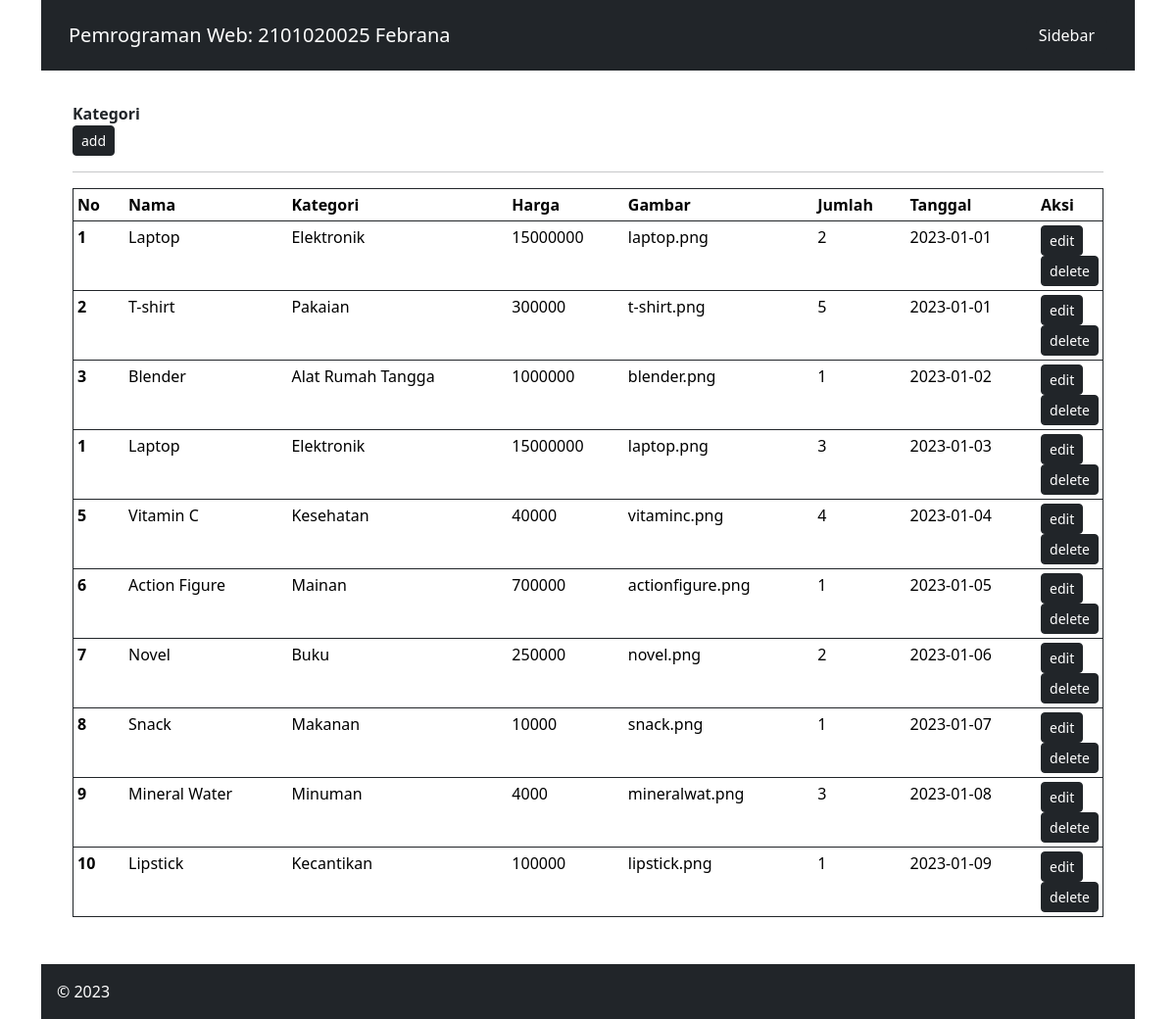
Page /index.php?page=pesanan on the committed database.
### tables this page shows
CREATE TABLE `detail_pesanan` (
  `id_detail_pesanan` int(11) NOT NULL,
  `jumlah` int(11) NOT NULL,
  `id_produk` int(11) NOT NULL,
  `id_pesanan` int(11) NOT NULL
);

CREATE TABLE `produk` (
  `id_produk` int(11) NOT NULL,
  `nama_produk` varchar(255) NOT NULL,
  `id_kategori` int(11) NOT NULL,
  `harga` int(11) DEFAULT NULL,
  `gambar` varchar(255) DEFAULT NULL
);

CREATE TABLE `kategori` (
  `id_kategori` int(11) NOT NULL,
  `nama_kategori` varchar(255) NOT NULL
);

CREATE TABLE `pesanan` (
  `id_pesanan` int(11) NOT NULL,
  `tanggal_pesanan` date NOT NULL
);

### pesanan.php (the view)
<div class="row-justify-content-between">
    <div class="col-10"><b>Kategori</b></div>
    <div class="col-2 d-flex justify-contend-end align-items-end">
        <button class="btn btn-dark btn-sm type="button">add</button>
    </div>
</div>
<hr>
<table class=" table table-sm border border-dark">
    <thead class="thead-dark">
        <tr>
            <th scope="col" width="5%">No</th>
            <th scope="col">Nama</th>
            <th scope="col">Kategori</th>
            <th scope="col">Harga</th>
            <th scope="col">Gambar</th>
            <th scope="col">Jumlah</th>
            <th scope="col">Tanggal</th>
            <th scope="col" width=5%>Aksi</th>
        </tr>
    </thead>
    <tbody>
        <?php
        $que = "SELECT * FROM detail_pesanan JOIN pesanan ON pesanan.id_pesanan = detail_pesanan.id_pesanan
        JOIN produk ON produk.id_produk = detail_pesanan.id_produk
        JOIN kategori ON kategori.id_kategori = produk.id_kategori";
        $select = mysqli_query($con,$que);
        while($data= mysqli_fetch_array($select)){
            ?>
            <tr>
                <th scope="row"><?php echo $data['id_produk']; ?></th>
                <td><?php echo $data['nama_produk']; ?></td>
                <td><?php echo $data['nama_kategori']; ?></td>
                <td><?php echo $data['harga']; ?></td>
                <td><?php echo $data['gambar']; ?></td>
                <td><?php echo $data['jumlah']; ?></td>
                <td><?php echo $data['tanggal_pesanan']; ?></td>
                <td>
                    <button class="btn btn-dark btn-sm">edit</button>
                    <button class="btn btn-dark btn-sm">delete</button>
                </td>
            </tr>
        <?php } ?>
    </tbody>
</table>

### index.php (style rules this page uses)
html, body { height: 100%; }

### rows in the picture
detail_pesanan: id_produk.id_produk "1", id_produk.nama_produk "Laptop", kategori.nama_kategori "Elektronik", id_produk.harga "15000000", id_produk.gambar "laptop.png", jumlah "2", id_pesanan.tanggal_pesanan "2023-01-01"
detail_pesanan: id_produk.id_produk "2", id_produk.nama_produk "T-shirt", kategori.nama_kategori "Pakaian", id_produk.harga "300000", id_produk.gambar "t-shirt.png", jumlah "5", id_pesanan.tanggal_pesanan "2023-01-01"
detail_pesanan: id_produk.id_produk "3", id_produk.nama_produk "Blender", kategori.nama_kategori "Alat Rumah Tangga", id_produk.harga "1000000", id_produk.gambar "blender.png", jumlah "1", id_pesanan.tanggal_pesanan "2023-01-02"
detail_pesanan: id_produk.id_produk "1", id_produk.nama_produk "Laptop", kategori.nama_kategori "Elektronik", id_produk.harga "15000000", id_produk.gambar "laptop.png", jumlah "3", id_pesanan.tanggal_pesanan "2023-01-03"
detail_pesanan: id_produk.id_produk "5", id_produk.nama_produk "Vitamin C", kategori.nama_kategori "Kesehatan", id_produk.harga "40000", id_produk.gambar "vitaminc.png", jumlah "4", id_pesanan.tanggal_pesanan "2023-01-04"
detail_pesanan: id_produk.id_produk "6", id_produk.nama_produk "Action Figure", kategori.nama_kategori "Mainan", id_produk.harga "700000", id_produk.gambar "actionfigure.png", jumlah "1", id_pesanan.tanggal_pesanan "2023-01-05"
detail_pesanan: id_produk.id_produk "7", id_produk.nama_produk "Novel", kategori.nama_kategori "Buku", id_produk.harga "250000", id_produk.gambar "novel.png", jumlah "2", id_pesanan.tanggal_pesanan "2023-01-06"
detail_pesanan: id_produk.id_produk "8", id_produk.nama_produk "Snack", kategori.nama_kategori "Makanan", id_produk.harga "10000", id_produk.gambar "snack.png", jumlah "1", id_pesanan.tanggal_pesanan "2023-01-07"
detail_pesanan: id_produk.id_produk "9", id_produk.nama_produk "Mineral Water", kategori.nama_kategori "Minuman", id_produk.harga "4000", id_produk.gambar "mineralwat.png", jumlah "3", id_pesanan.tanggal_pesanan "2023-01-08"
detail_pesanan: id_produk.id_produk "10", id_produk.nama_produk "Lipstick", kategori.nama_kategori "Kecantikan", id_produk.harga "100000", id_produk.gambar "lipstick.png", jumlah "1", id_pesanan.tanggal_pesanan "2023-01-09"
